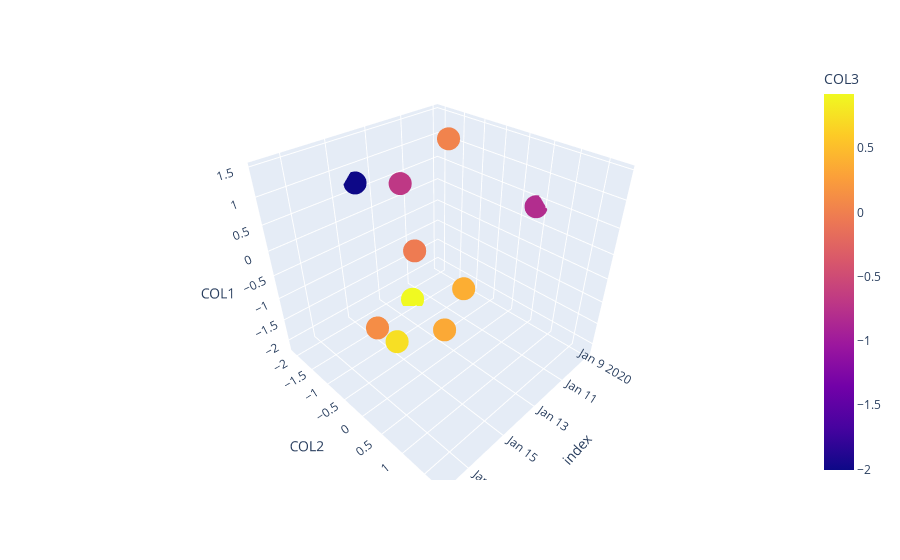

Source (notebook cell):
### Code cell
# Heat Map for 4 dimension
fig = px.scatter_3d(df, x=df.index, y=df['COL2'], z=df['COL1'],
              color='COL3')
fig.show()

### Figure 1 — Plotly figure (JSON) as saved in the notebook; plotly's stock layout.template omitted (floating-point values rounded to 4 significant figures)
{"data": [{"hovertemplate": "index=%{x}<br>COL2=%{y}<br>COL1=%{z}<br>COL3=%{marker.color}<extra></extra>", "legendgroup": "", "marker": {"color": [-0.8104, 0.3809, 0.02811, 0.9209, -0.6902, -2.004, -0.0349, 0.1212, 0.7418, 0.344], "coloraxis": "coloraxis", "symbol": "circle"}, "mode": "markers", "name": "", "scene": "scene", "showlegend": false, "type": "scatter3d", "x": ["2020-01-09T00:00:00", "2020-01-10T00:00:00", "2020-01-11T00:00:00", "2020-01-12T00:00:00", "2020-01-13T00:00:00", "2020-01-14T00:00:00", "2020-01-15T00:00:00", "2020-01-16T00:00:00", "2020-01-17T00:00:00", "2020-01-18T00:00:00"], "y": [0.3633, -0.9128, -1.001, -1.623, -1.348, -2.094, -0.09753, -0.6752, 0.3692, 1.773], "z": [0.3565, -1.929, 1.455, -2.148, 0.785, 0.6852, 0.36, -1.319, -0.6718, 0.7211]}], "layout": {"coloraxis": {"colorbar": {"title": {"text": "COL3"}}, "colorscale": [[0, "#0d0887"], [0.1111, "#46039f"], [0.2222, "#7201a8"], [0.3333, "#9c179e"], [0.4444, "#bd3786"], [0.5556, "#d8576b"], [0.6667, "#ed7953"], [0.7778, "#fb9f3a"], [0.8889, "#fdca26"], [1, "#f0f921"]]}, "legend": {"tracegroupgap": 0}, "margin": {"t": 60}, "scene": {"domain": {"x": [0, 1], "y": [0, 1]}, "xaxis": {"title": {"text": "index"}}, "yaxis": {"title": {"text": "COL2"}}, "zaxis": {"title": {"text": "COL1"}}}}}
